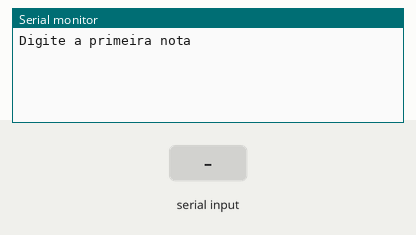
Recording of a sketch running on a simulated Arduino Uno, built with avr-gcc and run on an emulated ATmega328P. Shown: the last lines printed to the serial monitor. The test bench sets the inputs (shaded band).

Above: at 1.2 s.
1.3 s: "90,45,200\n" received over Serial
At 2.1 s:
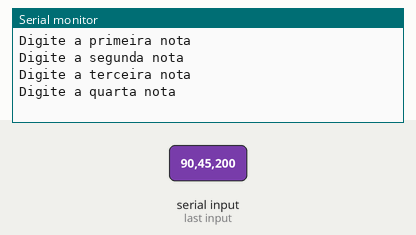
2.8 s: "30,150,10\n" received over Serial
At 4.6 s:
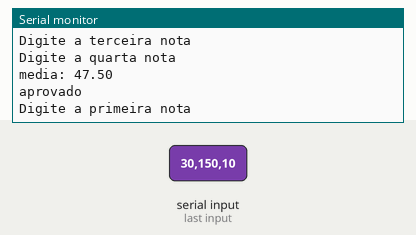

The sketch:

lopal_exe_151.ino
```cpp
// C++ code
float n1, n2, n3, n4, media = 0;
void setup()
{
 Serial.begin(9600);
}

void loop()
{
  //entrada
  Serial.println("Digite a primeira nota");
  while(!Serial.available());
  n1 = Serial.parseFloat();

  Serial.println("Digite a segunda nota");
  while(!Serial.available());
  n2 = Serial.parseFloat();

  Serial.println("Digite a terceira nota");
  while(!Serial.available());
  n3 = Serial.parseFloat();

  Serial.println("Digite a quarta nota");
  while(!Serial.available());
  n4 = Serial.parseFloat();

  //processamento
  media = (n1 + n2 + n3 + n4) / 4;
  //saida
  Serial.println("media: " + String(media));
  //6.50
  if(media >= 7 ) {
    Serial.println("aprovado");
  }else if(media >= 5 && media < 7){
    Serial.println("Recuperacao");
  }else {
  }
}
```

Measured:
- after the input at 1.3 s, the serial monitor: prints a new line at once (image 1)
- after the input at 2.8 s, the serial monitor: prints a new line after 1.0 s (image 2)
